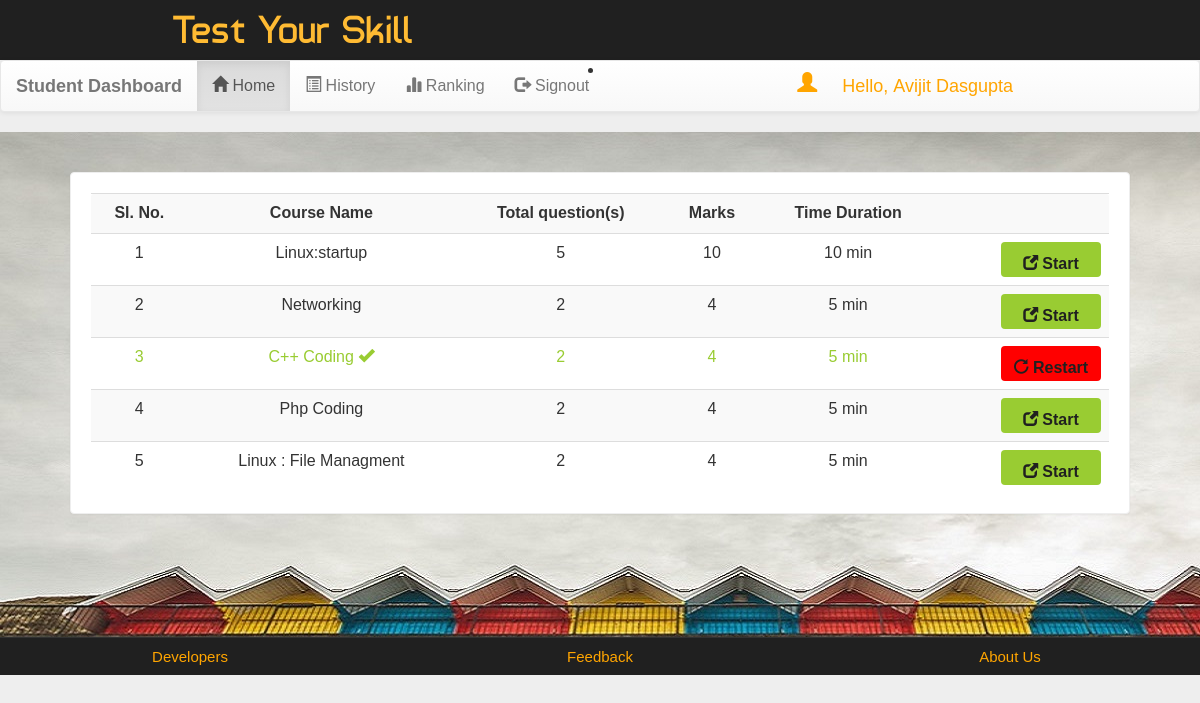
The page /account.php?q=1 (signed in) on the database its author committed.
### tables this page shows
CREATE TABLE IF NOT EXISTS `quiz` (
  `eid` text NOT NULL,
  `title` varchar(100) NOT NULL,
  `sahi` int(11) NOT NULL,
  `wrong` int(11) NOT NULL,
  `total` int(11) NOT NULL,
  `time` bigint(20) NOT NULL,
  `intro` text NOT NULL,
  `tag` varchar(100) NOT NULL,
  `date` timestamp NOT NULL DEFAULT CURRENT_TIMESTAMP ON UPDATE CURRENT_TIMESTAMP
);

### account.php (the view, shortened to what this page needs)
<!DOCTYPE html PUBLIC "-//W3C//DTD XHTML 1.0 Transitional//EN" "http://www.w3.org/TR/xhtml1/DTD/xhtml1-transitional.dtd">
<html xmlns="http://www.w3.org/1999/xhtml">
<head>
<link rel="stylesheet" href="https://cdnjs.cloudflare.com/ajax/libs/font-awesome/4.7.0/css/font-awesome.min.css">
<link  rel="stylesheet" href="css/bootstrap.min.css"/>
 <link  rel="stylesheet" href="css/bootstrap-theme.min.css"/>
 <link rel="stylesheet" href="css/main.css">
 <link  rel="stylesheet" href="css/font.css">
</head>
<body>
<div class="header">
<div class="row">
<div class="col-lg-6">
<span class="logo">Test Your Skill</span></div>
</div></div>
<div class="bg">
<nav class="navbar navbar-default title1">
  <div class="container-fluid">
    <div class="navbar-header">
      <a class="navbar-brand" href="#"><b>Student Dashboard</b></a>
    </div>
    <div class="collapse navbar-collapse" id="bs-example-navbar-collapse-1">
      <ul class="nav navbar-nav">
        <li <?php if(@$_GET['q']==1) echo'class="active"'; ?> ><a href="account.php?q=1"><span class="glyphicon glyphicon-home" aria-hidden="true"></span>&nbsp;Home<span class="sr-only">(current)</span></a></li>
        <li <?php if(@$_GET['q']==2) echo'class="active"'; ?>><a href="account.php?q=2"><span class="glyphicon glyphicon-list-alt" aria-hidden="true"></span>&nbsp;History</a></li>
    		<li <?php if(@$_GET['q']==3) echo'class="active"'; ?>><a href="account.php?q=3"><span class="glyphicon glyphicon-stats" aria-hidden="true"></span>&nbsp;Ranking</a></li>
    		<li <?php if(@$_GET['q']==4) echo'class="active"'; ?>> <a href="logout.php?q=account.php"><span class="glyphicon glyphicon-log-out" aria-hidden="true"></span>&nbsp;Signout</a></li>
		  </ul>
      <ul>
         <li><div class="col-md-3 box col-md-offset-2">
             <?php
             include_once 'dbConnection.php';
              if(!(isset($_SESSION['email']))){
            header("location:index.php");
            }
            else
            {
            $name = $_SESSION['name'];
            $email=$_SESSION['email'];
            echo '<span class="top"><span class="log1"><span class="glyphicon glyphicon-user" aria-hidden="true"><a href="#" data-toggle="modal" data-target="#userprofile">'."Hello,&nbsp;".$name.'</a></span></span></span>';
            }?>
          </div></li>
      </ul>
    </div>
  </div>
</nav>
<div class="bg2">
<div class="container">
<div class="row">
<div class="col-md-12">
<?php if(@$_GET['q']==1) {
$result = mysqli_query($con,"SELECT * FROM quiz ORDER BY date DESC") or die('Error');
echo  '<div class="panel" style="text-align:center;"><div class="table-responsive"><table class="table table-striped title1">
<tr><td><b>Sl. No.</b></td><td><b>Course Name</b></td><td><b>Total question(s)</b></td><td><b>Marks</b></td><td><b>Time Duration</b></td><td></td></tr>';
$c=1;
while($row = mysqli_fetch_array($result)) {
	$title = $row['title'];
	$total = $row['total'];
	$sahi = $row['sahi'];
    $time = $row['time'];
	$eid = $row['eid'];
$q12=mysqli_query($con,"SELECT score FROM history WHERE eid='$eid' AND email='$email'" )or die('Error98');
$rowcount=mysqli_num_rows($q12);
if($rowcount == 0){
	echo '<tr><td>'.$c++.'</td><td>'.$title.'</td><td>'.$total.'</td><td>'.$sahi*$total.'</td><td>'.$time.'&nbsp;min</td>
	<td><b><a href="account.php?q=quiz&step=2&eid='.$eid.'&n=1&t='.$total.'" class="pull-right btn sub1" style="margin:0px;background:#99cc32"><span class="glyphicon glyphicon-new-window" aria-hidden="true"></span>&nbsp;<span class="title1"><b>Start</b></span></a></b></td></tr>';
}
else
{
echo '<tr style="color:#99cc32"><td>'.$c++.'</td><td>'.$title.'&nbsp;<span title="This quiz is already solve by you" class="glyphicon glyphicon-ok" aria-hidden="true"></span></td><td>'.$total.'</td><td>'.$sahi*$total.'</td><td>'.$time.'&nbsp;min</td>
	<td><b><a href="update.php?q=quizre&step=25&eid='.$eid.'&n=1&t='.$total.'" class="pull-right btn sub1" style="margin:0px;background:red"><span class="glyphicon glyphicon-repeat" aria-hidden="true"></span>&nbsp;<span class="title1"><b>Restart</b></span></a></b></td></tr>';
}
}
echo '</table></div></div>';
}?>
</div></div></div></div></div>
<div class="row footer">
<div class="col-md-4 box">
<a href="#" data-toggle="modal" data-target="#developers">Developers</a></div>
<div class="col-md-4 box">
<a href="feedback.php">Feedback</a></div>
<div class="col-md-4 box">
<a href="#" data-toggle="modal" data-target="#about">About Us</a>
</div></div>
</body>
</html>

### css/main.css (style rules this page uses)
* { outline: none !important; scroll-behavior: smooth; }
body { overflow-x:hidden; width: 100%; min-height:540px; font: 15px "Century Gothic", "Times Roman", sans-serif; background:#eee; }
.bg { min-height:540px; }
.bg2 { background:url(../image/bg2.jpg); min-height:505px; }
.panel { border-color:#eee; margin:40px; padding:20px; font: 15px "Century Gothic", "Times Roman", sans-serif; }
.header { background:#202020; height:60px; text-align: center; }
.logo { font-family:'typo'; font-size:40px; color:#ffbb33; margin:20px; }
.title1 { font: 16px "Century Gothic", "Times Roman", sans-serif; }
.sub1 { width:90px; color:#202020; background:orange; font-size:15px; height:35px; margin:20px; padding:10px; width:100px; }
.footer { font-size:15px; text-align:center; border-top:1px solid; border-color:#323232; background-color:#202020; }
.footer a { margin:25px; color:orange; text-decoration:none; font: 15px "Century Gothic", "Times Roman", sans-serif; }
.top a { margin:25px; color:orange; text-decoration:none; font: 18px "Century Gothic", "Times Roman", sans-serif; }
.box { padding:10px; }
.top { margin-top: 15px; }
.log1 { font: 20px 'Ubuntu', sans-serif; color:orange; }

### rows shown on the page
quiz: title "Linux:startup", total "5", $sahi*$total "10", time "10"
quiz: title "Networking", total "2", $sahi*$total "4", time "5"
quiz: title "C++ Coding", total "2", $sahi*$total "4", time "5"
quiz: title "Php Coding", total "2", $sahi*$total "4", time "5"
quiz: title "Linux : File Managment", total "2", $sahi*$total "4", time "5"

### other values the page prints
$name "Avijit Dasgupta"
